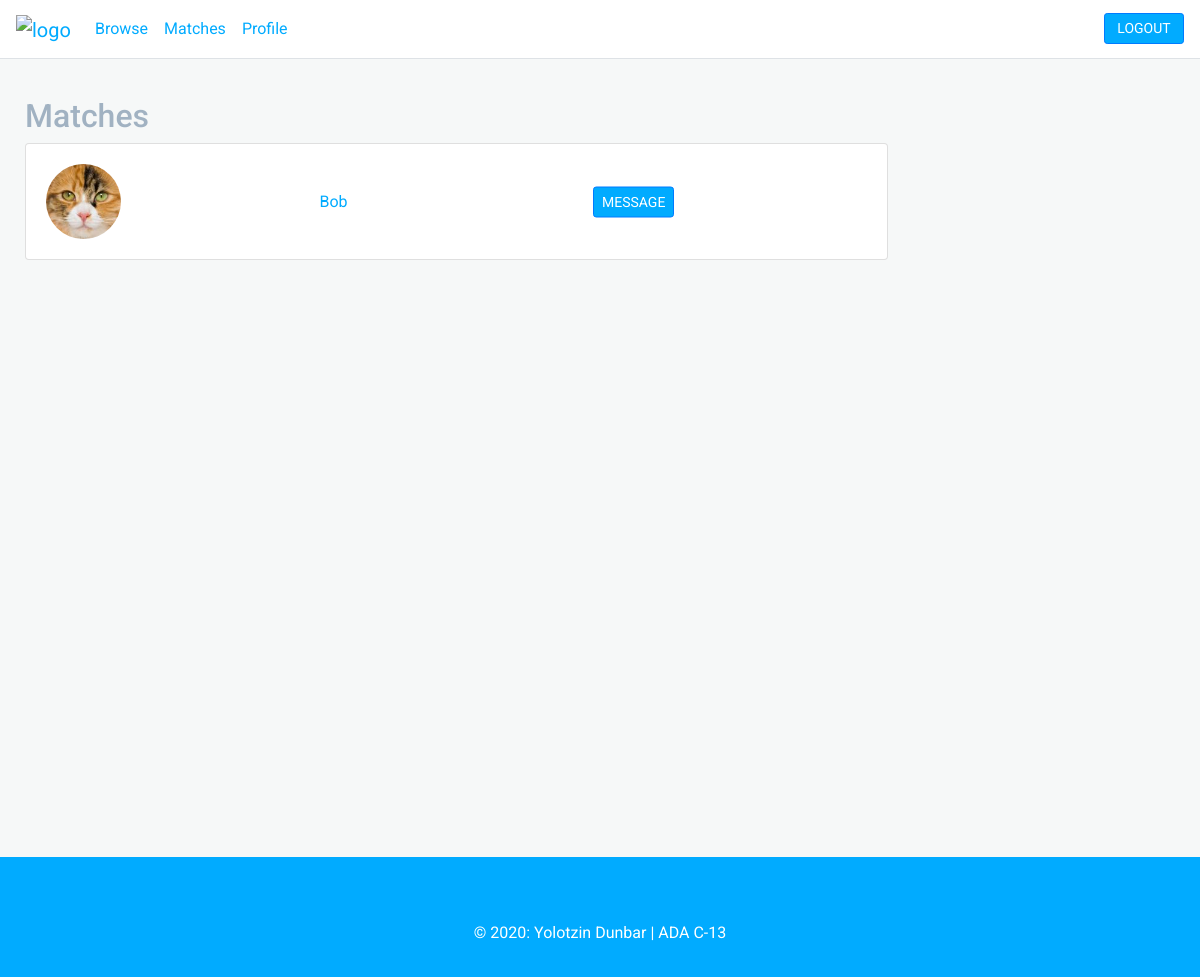
Screenshot of /matches (signed in) with the database file from the repository.
### app/models.py (models this page shows, shortened)
class User(db.Model, UserMixin):
    id = db.Column(db.Integer, primary_key=True)
    username = db.Column(db.String(), unique=True, nullable=False)
    email = db.Column(db.String(), unique=True, nullable=False)
    image = db.Column(db.String(), nullable=False, default='default.png')
    password = db.Column(db.String(60))
    posts = db.relationship('Post', backref='author', lazy=True, foreign_keys = 'Post.author_id')
    recieved_posts = db.relationship('Post', backref='recipient', lazy=True, foreign_keys = 'Post.recipient_id')
    roles = db.relationship('Role', backref='user', lazy='dynamic', foreign_keys = 'Role.user_id')

### app/routes.py (the view, shortened to what this page needs)
@app.route('/matches', methods=['GET'])
@login_required
def matches():
    matches = []
    roles = current_user.roles
    for role in roles:
        if role.name == 'mentor':
            skills = role.skills
            for skill in skills:
                if skill.name == 'full-stack':
                    user = get_mentees('full-stack')
                    matches.append(user)
                if skill.name == 'back-end':
                    user = get_mentees('back-end')
                    matches.append(user)
                    matches.append(user)
                if skill.name == 'front-end':
                    user = get_mentees('front-end')
                    matches.append(user)
                    matches.append(user)
    if matches:
        matches = list(set(matches))
    return render_template('matches.html', matches=matches)

### app/models.py (called while the page is built)
@login_manager.user_loader
def load_user(user_id):
    return User.query.get(int(user_id))

### app/routes.py (called while the page is built)
def get_mentees(skill):
    all_users = User.query.all()
    all_users.remove(current_user)
    for user in all_users:
        role_match = user.roles.filter_by(name='mentee').first()
        if role_match:
            skill_match = role_match.skills.filter_by(name=skill).first()
            if skill_match:
                return user

### app/templates/matches.html (shortened to what this page needs)
{% extends 'layout.html' %}
{% block content %}
    <div class="padded-container">
        <h2>Matches</h2>
        {% if matches %}
            {% for user in matches %}
                <div class="card w-75">
                    <div class="card-body user-card">
                        <div class="left">
                            <img class="rounded-circle small-image" src="{{ url_for('static', filename='profile_pictures/' + user.image) }}">
                        </div>
                        <div class="middle center">
                            <div class="centered">
                                <p class="card-text"><a href="{{ url_for('profile', username = user.username) }}">{{ user.username }}</a></p>
                            </div>
                        </div>
                        <div class="right center">
                            <div class="centered">
                                <a class="btn btn-primary btn-sm" href="{{ url_for('new_post', username = user.username) }}">MESSAGE</a>
                            </div>
                        </div>
                    </div>
                </div>
            {% endfor %}
        {% endif %}
    </div>
{% endblock content %}

### app/static/main.css (style rules this page uses)
body { font-family: 'Roboto', sans-serif; background-color: #F6F8F8; padding-top: 57px; }
body a { color: #01ABFF; }
h2 { color: #A1B2C2 }
.btn-primary, .btn-info { color: white !important; }
.btn-primary { background-color: #01ABFF !important;; }
.padded-container { padding: 40px 25px 25px 25px }
.card { margin-bottom: 30px; }
.small-image { max-width: 75px; }
.message-card, .user-card { display: flex; }
.left, .right, .middle { flex: 1; }
.center { position: relative; }
.centered { margin: 0; position: absolute; top: 50%; -ms-transform: translateY(-50%); transform: translateY(-50%); }

### rows the page displays
User: image (picture), username "Bob"
